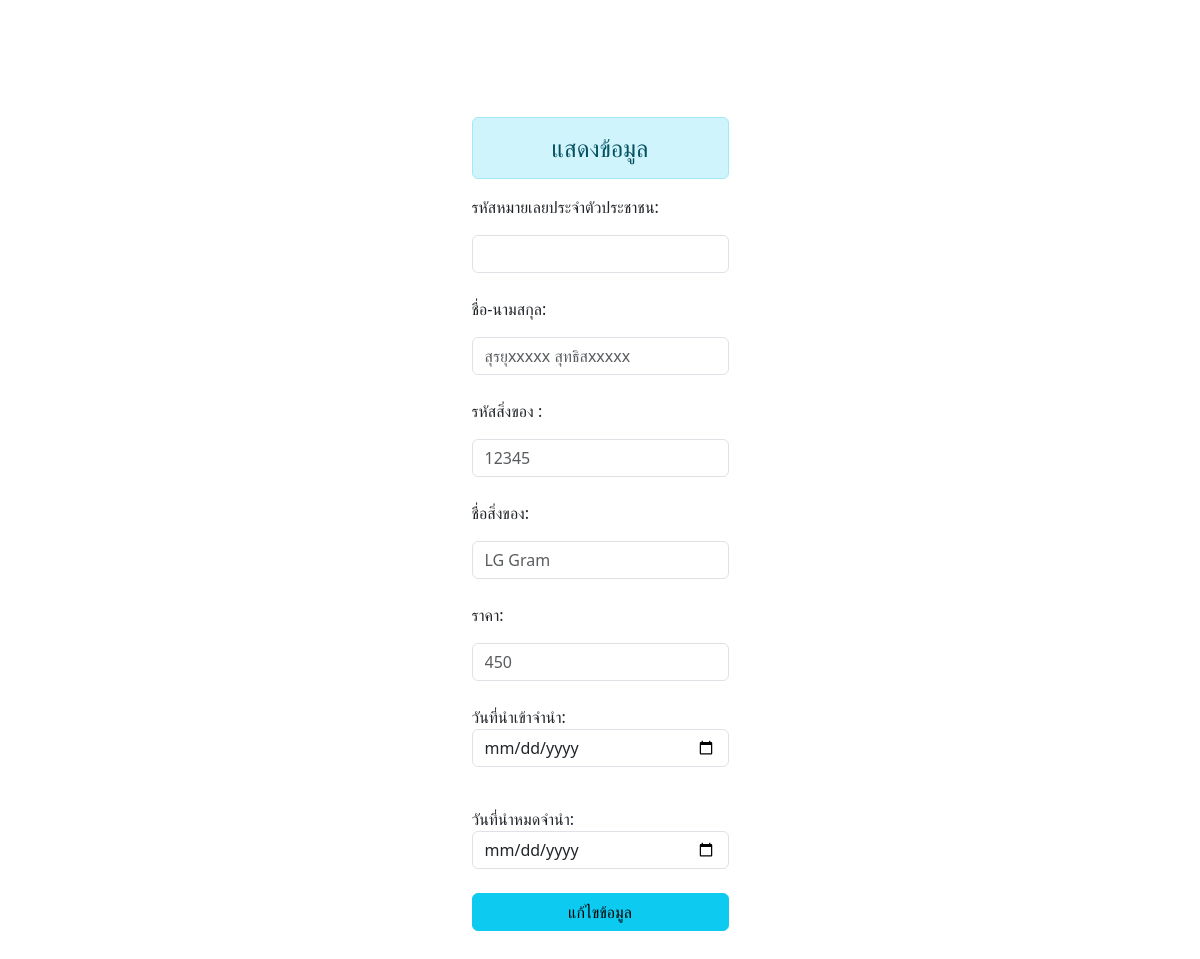
The app's page /php/editmemberform.php?PID=1200900000000, older data.
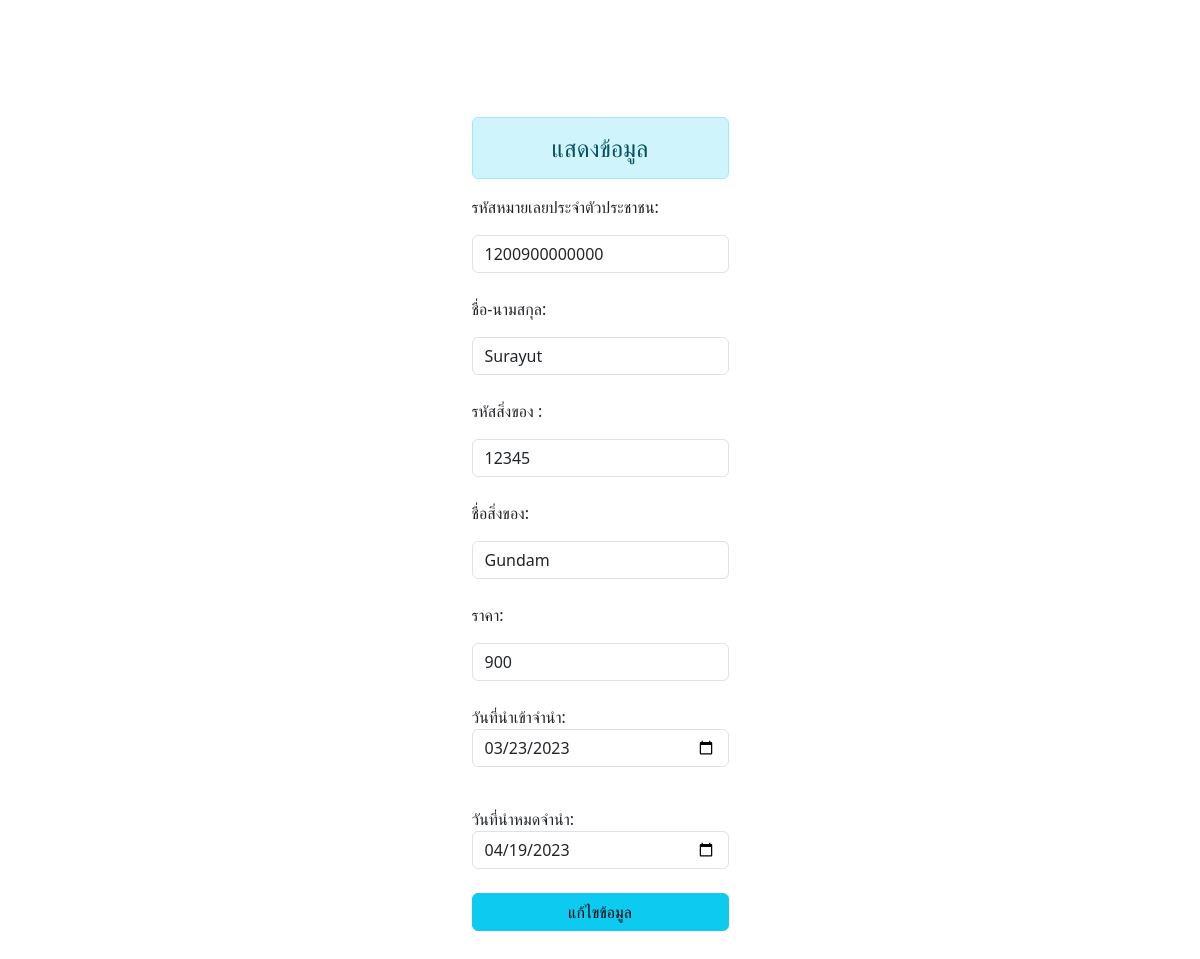
The same page, newer data.
### tables this page shows
CREATE TABLE `customer` (
  `PID` varchar(13) NOT NULL,
  `PNAME` varchar(200) NOT NULL,
  `BDATE` date DEFAULT NULL,
  `PROID` varchar(5) NOT NULL,
  `PRONAME` varchar(200) NOT NULL,
  `Price` int(10) NOT NULL,
  `INDATE` date NOT NULL,
  `EXDATE` date NOT NULL,
  `Interest` int(255) NOT NULL
);

### php/editmemberform.php (the view, shortened to what this page needs)
<?php
include_once 'condb.php';
$per_id = $_GET['PID'];
$sql = "SELECT * FROM `customer` WHERE PID ='$per_id'";
$result = mysqli_query($conn, $sql);
$row = mysqli_fetch_array($result);
?>
<!DOCTYPE html>
<html lang="en">
<head>
    <link rel="stylesheet" href="	https://cdn.jsdelivr.net/npm/bootstrap@5.3.0-alpha1/dist/css/bootstrap.min.css">
    <link rel="stylesheet" href="style.css">
</head>
<body>
    <div class="container1">
        <br><br>
        <div>
            <div>
                <br><br><br><br><br><br><br><br><br><br><br><br>
                <div class=" h4 text-center alert alert-info" role="alert">แสดงข้อมูล</div>
                <div>
                    <form action="editmember.php" method="post">
                        <p> รหัสหมายเลยประจำตัวประชาชน: </p><input type="text" name="ID" readonly class="form-control" value=<?= $row['PID'] ?>><br>
                        <p> ชื่อ-นามสกุล:</p> <input type="text" name="Name" placeholder="สุรยุxxxxx สุทธิสxxxxx" class="form-control" value=<?= $row['PNAME'] ?>><br>
                        <p> รหัสสิ่งของ : </p><input type="text" name="ProID" placeholder="12345" class="form-control" value=<?= $row['PROID'] ?>><br>
                        <p> ชื่อสิ่งของ:</p> <input type="text" name="ProName" placeholder="LG Gram" class="form-control" value=<?= $row['PRONAME'] ?>><br>
                        <p> ราคา:</p> <input type="text" name="Price" placeholder="450" class="form-control" value=<?= $row['Price'] ?>><br>
                        <p> วันที่นำเข้าจำนำ: <input type="date" name="indate" id="d1" class="form-control" value=<?= $row['INDATE'] ?>></p><br>
                        <p> วันที่นำหมดจำนำ: <input type="date" name="exdate" id="d2" class="form-control" value=<?= $row['EXDATE'] ?>><br>
                            <input type="submit" name="submit" class="btn btn-info w-100" value="แก้ไขข้อมูล"><br>
                    </form>
                </div>
                <br>
            </div>
        </div>
    </div><br>
</body>
</html>

Row changes from the older to the newer data that the page shows:
added customer: ID "1200900000000", ProID "12345", ProName "Gundam", Price "900", indate "03/23/2023", exdate "04/19/2023"
Text that changed along with them:
form field Name: (not shown) → "Surayut"
